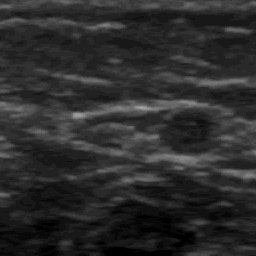
#> input picture image-test/testing1.jpg, 256 x 256 px, given in place of Coky_11Mhz_Gain60_Depth2cm_1.avi, which was not available
$ jupyter execute ExtractFrames+FiltersPython.ipynb   (older library calls are emulated)
#> lines starting #> are read from the running program, lines starting #| are printed output that depends on the picture
[cell 1]
################################ GAMBAR CROPPED AJA

# Kondimen yang diperlukan ibuk2
import cv2
import os
from os import listdir
from os.path import isfile, join
import numpy as np

# Pembacaan video di folder yang sama dengan file .ipynb

cam = cv2.VideoCapture("Coky_11Mhz_Gain60_Depth2cm_1.avi")

# Pembacaan Properti dari video

width = cam.get(cv2.CAP_PROP_FRAME_WIDTH)   #float
height = cam.get(cv2.CAP_PROP_FRAME_HEIGHT) #float
print('Dimensi : '+ str(int(width)) + ' x ' + str(int(height)))
fps = cam.get(cv2.CAP_PROP_FPS)
print('FPS : ' + str(int(fps)))
frame_count = cam.get(cv2.CAP_PROP_FRAME_COUNT)
print('Frame Count : ' + str(int(frame_count)))

try:
    # Pembuatan Folder (Kalau belum dibuat tidak bisa disimpan)
    if not os.path.exists('CroppedImage'):
        os.makedirs('CroppedImage')

# if not created then raise error
except OSError:
    print('Error: Creating directory of data')

# Iterasi frame video
currentframe = 0
# Iterasi sampling
samplingframe = 1

images = np.empty(int(frame_count)//10+1, dtype=object)

while(True):

    # Membaca dari frame
    ret, frame = cam.read()
#> frame is the input picture: shape (256, 256, 3); mean B, G, R 44, 44, 44

    if ret:
        if (currentframe % 10 == 0):
            # Pembuatan gambar berkelanjutan
            name = './CroppedImage/IMG_' + str(samplingframe) + '.jpg'
            print('Creating...' + name)

            croppedimg = frame[20:400,50:430]
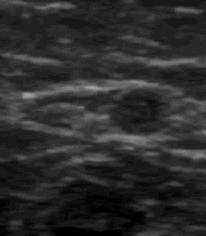
#> croppedimg: shape (236, 206, 3); mean B, G, R 44, 44, 44

            # Membuat gambar dengan imwrite
            cv2.imwrite(name, croppedimg)
            samplingframe += 1

        # increasing counter so that it will
        # show how many frames are created
        currentframe += 1
    else:
        break
# Release all space and windows ones done
cam.release()


$ run again, on image-test/testing2.jpg
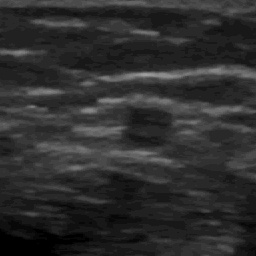
#> input picture image-test/testing2.jpg, 256 x 256 px, given in place of Coky_11Mhz_Gain60_Depth2cm_1.avi, which was not available
#> frame is the input picture: shape (256, 256, 3); min 0, max 163, mean 45.8
#> `croppedimg = frame[20:400,50:430]`:
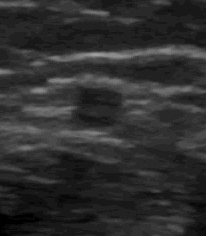
#> croppedimg: shape (236, 206, 3); min 0, max 163, mean 46.3

$ run again, on image-test/testing3.jpg
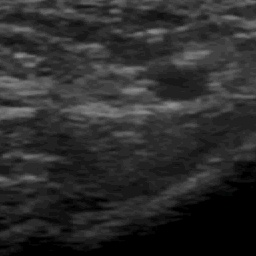
#> input picture image-test/testing3.jpg, 256 x 256 px, given in place of Coky_11Mhz_Gain60_Depth2cm_1.avi, which was not available
#> frame is the input picture: shape (256, 256, 3); mean B, G, R 43.9, 43.9, 43.9
#> `croppedimg = frame[20:400,50:430]`:
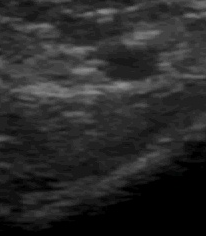
#> croppedimg: shape (236, 206, 3); mean B, G, R 41.1, 41.1, 41.1
